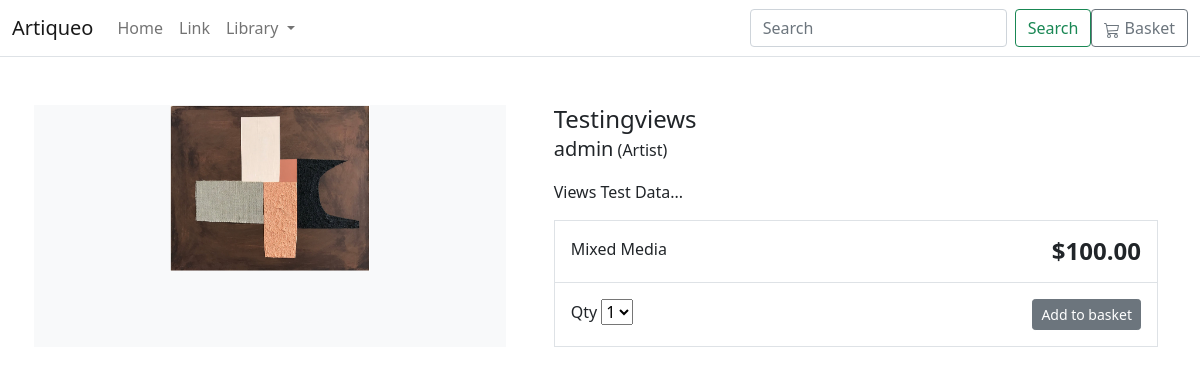
Page /item/testingviews/ on the committed database.
### store/models.py (models this page shows, shortened)
class Product(models.Model):
    category = models.ForeignKey(Category, related_name='product', on_delete=models.CASCADE)
    created_by = models.ForeignKey(User, on_delete=models.CASCADE, related_name='product_creator')
    title = models.CharField(max_length=255)
    artist = models.CharField(max_length=255, default='admin')
    description = models.TextField(blank=True) #Dimensions go here too.
    image = models.ImageField(upload_to='images/')
    slug = models.SlugField(max_length=255)
    price = models.DecimalField(max_digits=5, decimal_places=2)
    in_stock = models.BooleanField(default=True)
    is_active = models.BooleanField(default=True)
    created = models.DateTimeField(auto_now_add=True)
    updated = models.DateTimeField(auto_now=True)
    class Meta:
        verbose_name_plural = 'Products'
        ordering = ('-created',)

class Category(models.Model):
    name = models.CharField(max_length=255, db_index=True)
    slug = models.SlugField(max_length=255, unique=True)
    class Meta:
        verbose_name_plural = 'categories'
    def get_absolute_url(self):
        return reverse("store:category_list", args=[self.slug])
    def __str__(self):
        return self.name

### store/views.py (the view)
# urls.py: path('item/<slug:slug>/', views.product_detail, name='product_detail'),
def product_detail(request, slug):
    product = get_object_or_404(Product, slug=slug, in_stock=True)
    return render(request, 'store/products/detail.html', {'product': product})

### basket/context_processors.py (called while the page is built)
def basket(request):
    return {'basket': Basket(request)}

### store/views.py (called while the page is built)
def categories(request):
    return {
        'categories': Category.objects.all()
    }

### templates/store/products/detail.html (shortened to what this page needs)
{% extends "store/base.html" %}
{% load static %}
{% block content %}
<div class="container">
    <main class="pt-5">
        <div class="row g-3">
            <div class="col-md-5 col-lg-5 order-md-first bg-light">
                <img class="img-fluid mx-auto d-block" width="200px" alt="Responsive image" src="{{ product.image.url }}">
            </div>
            <div class="col-md-7 col-lg-7 ps-md-3 ps-lg-5">
                <h1 class="mb-0 h4">{{ product.title }}</h1>
                <p><span class="lead">{{ product.artist }}</span> (Artist)</p>
                <p>{{ product.description|slice:":355" }}...</p>
                <div class="border">
                    <div class="col border-bottom">
                        <div class="row p-3">
                            <div class="col-6">{{ product.category }}</div>
                            <div class="col-6 text-end"><span class="h4 fw-bold">${{ product.price }}</span></div>
                        </div>
                    </div>
                    <div class="col">
                        <div class="row p-3">
                            <div class="col-6">
                                <label for="select">Qty</label>
                                <select id="select">
                                    <option value="">1</option>
                                </select>
                            </div>
                            <div class="col-6 text-end"><button type="button" class="btn btn-secondary btn-sm">Add to
                                    basket</button></div>
                        </div>
                    </div>
                </div>
            </div>
        </div>
    </main>
</div>
{% endblock %}

### rows in the picture
Product: image (picture), title "Testingviews", artist "admin", description "Views Test Data", category "Mixed Media", price "100.00"
